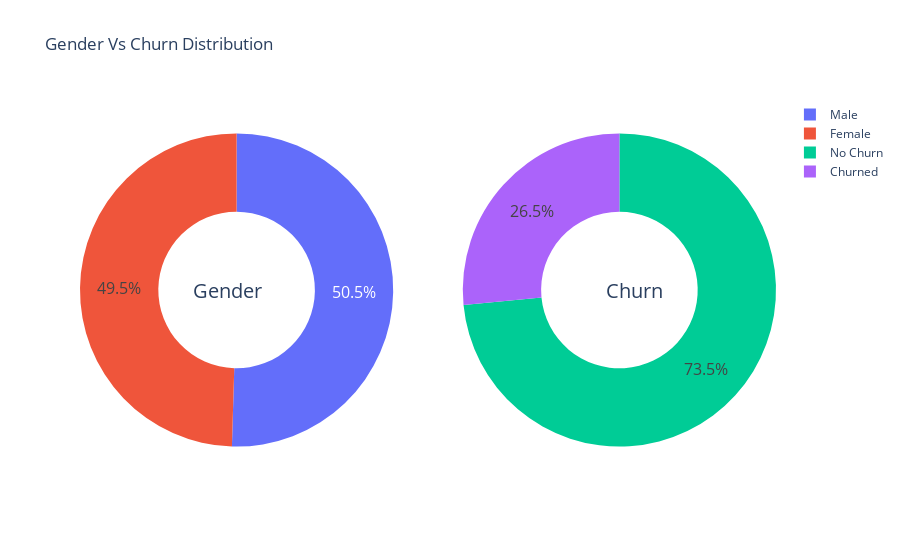

This figure's notebook cell:
### Code cell
from plotly.subplots import make_subplots
import plotly.graph_objects as go
gen_labels = ['Male','Female']
churn_labs = ['No Churn','Churned']

fig = make_subplots(rows=1, cols=2, specs=[[{'type':'domain'},{'type':'domain'}]])
fig.add_trace(go.Pie(labels = gen_labels, values = df['gender'].value_counts(),name = 'Gender'),
             1,1)

fig.add_trace(go.Pie(labels=churn_labs, values = df['Churn'].value_counts(), name = 'Churn'),
             1,2)
plt.show()

#Converting above pie chart into doughnut chart
fig.update_traces(hole = .5, hoverinfo = 'label+percent+name', textfont_size = 16)

fig.update_layout(title_text = 'Gender Vs Churn Distribution', 
                  annotations = [dict(text='Gender',x=0.16, y=0.5, font_size = 20, showarrow = False),
                               dict(text = 'Churn', x=0.84, y=0.5, font_size = 20, showarrow = False)])

fig.show()

### Figure 1 — Plotly figure (JSON) as saved in the notebook; plotly's stock layout.template omitted (floating-point values rounded to 4 significant figures)
{"data": [{"domain": {"x": [0, 0.45], "y": [0, 1]}, "hole": 0.5, "hoverinfo": "label+percent+name", "labels": ["Male", "Female"], "name": "Gender", "textfont": {"size": 16}, "type": "pie", "values": [3555, 3488]}, {"domain": {"x": [0.55, 1], "y": [0, 1]}, "hole": 0.5, "hoverinfo": "label+percent+name", "labels": ["No Churn", "Churned"], "name": "Churn", "textfont": {"size": 16}, "type": "pie", "values": [5174, 1869]}], "layout": {"annotations": [{"font": {"size": 20}, "showarrow": false, "text": "Gender", "x": 0.16, "y": 0.5}, {"font": {"size": 20}, "showarrow": false, "text": "Churn", "x": 0.84, "y": 0.5}], "autosize": true, "title": {"text": "Gender Vs Churn Distribution"}}}
